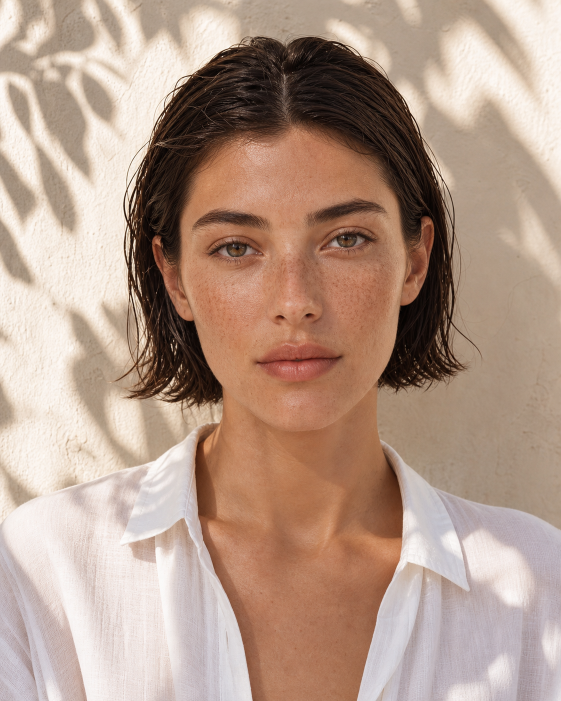
#> input picture assets/brand/video/virtual-talent-v1/identity/identity-01-front.png, 1122 x 1402 px (shown at 1/2 size)
$ python -i match_materials.py   (imports and definitions only)
#> lines starting #> are read from the running program, lines starting #| are printed output that depends on the picture
#> further down, picture is the input picture: shape (1402, 1122, 3); mean B, G, R 137.6, 153.3, 179.6
from __future__ import annotations

import argparse
import hashlib
import shutil
from dataclasses import dataclass
from pathlib import Path

import cv2
import numpy as np

from common import (
    as_abs,
    is_image,
    is_video,
    load_config,
    media_files,
    pipeline_root,
    read_json,
    resolve_under_root,
    write_json,
)


@dataclass
class Feature:
    hist: np.ndarray
    brightness: float
    aspect: float
    fingerprint: str


@dataclass
class Candidate:
    path: Path
    feature: Feature
    source_folder: str


def frame_feature(frame: np.ndarray) -> Feature:
    h, w = frame.shape[:2]
#> h = 1402; w = 1122
    resized = cv2.resize(frame, (160, 90), interpolation=cv2.INTER_AREA)
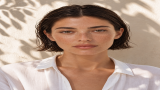
#> resized: shape (90, 160, 3); mean B, G, R 137.6, 153.3, 179.6
    hsv = cv2.cvtColor(resized, cv2.COLOR_BGR2HSV)
#> hsv: shape (90, 160, 3); mean H, S, V 26.3, 70.8, 179.7
    hist = cv2.calcHist([hsv], [0, 1, 2], None, [8, 8, 8], [0, 180, 0, 256, 0, 256])
    cv2.normalize(hist, hist)
    gray = cv2.cvtColor(resized, cv2.COLOR_BGR2GRAY)
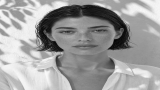
#> gray: shape (90, 160); min 6, max 248, mean 159.4
    tiny = cv2.resize(gray, (8, 8), interpolation=cv2.INTER_AREA)
    bits = tiny > tiny.mean()
    digest = hashlib.sha1(np.packbits(bits).tobytes()).hexdigest()[:16]
#> digest = '59033e3ec3052c6b'
    return Feature(
        hist=hist.flatten().astype("float32"),
        brightness=float(gray.mean() / 255.0),
        aspect=float(w / h) if h else 1.0,
        fingerprint=digest,
    )


# [181 lines left out: functions feature_from_image, feature_from_video, feature_for_path, similarity, build_candidates, copy_selected and 1 more, not called in this run]


# [2 lines not run here, left out]

>>> import cv2
>>> picture = cv2.imread('../../assets/brand/video/virtual-talent-v1/identity/identity-01-front.png')
>>> result = frame_feature(picture)
